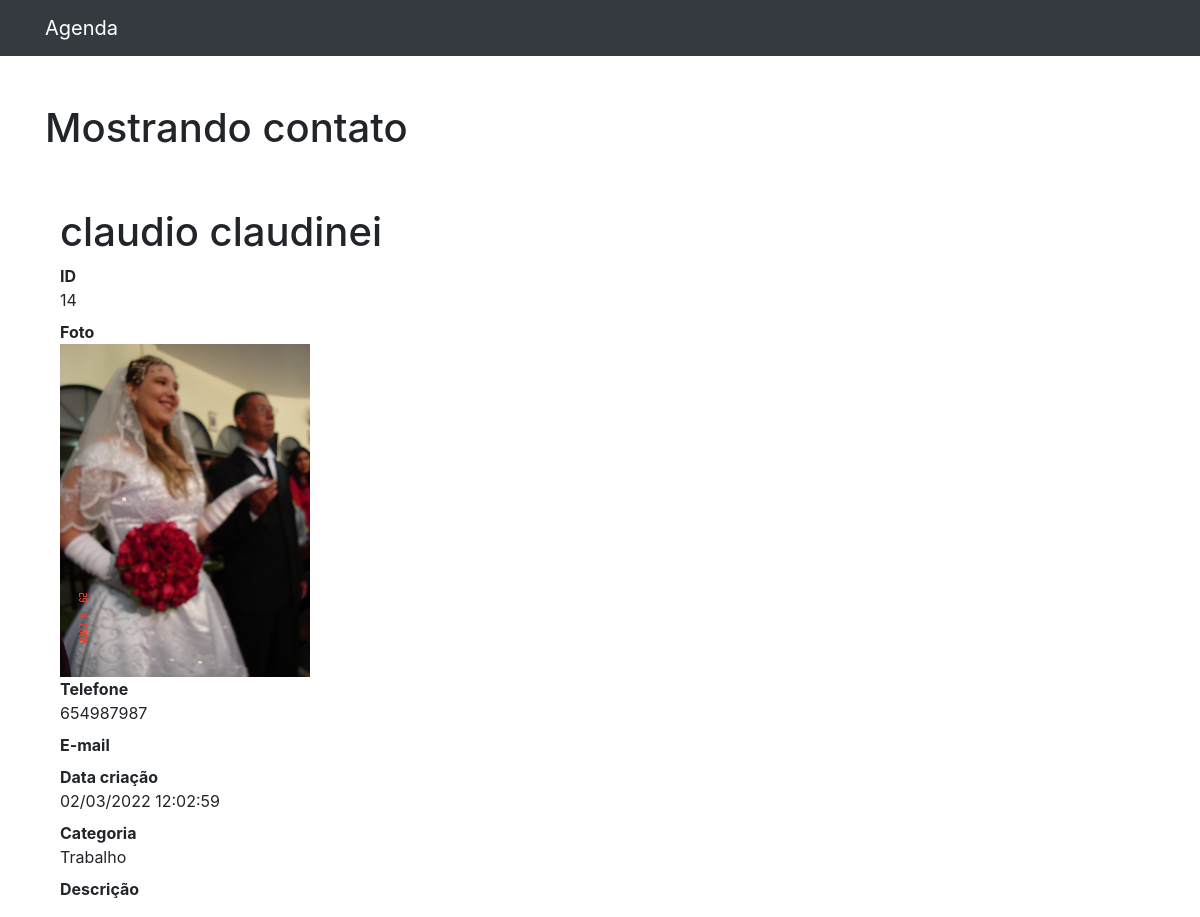
Screenshot of /contato/14 (signed in) with the database file from the repository.
### contatos/models.py (models this page shows, shortened)
class Contato(models.Model):
    nome = models.CharField(max_length=255)
    sobrenome = models.CharField(max_length=255, blank=True)
    telefone = models.CharField(max_length=255)
    email = models.CharField(max_length=255, blank=True)
    data_criacao = models.DateTimeField(default=timezone.now)
    descricao = models.TextField(blank=True)
    show_on_list = models.BooleanField(default=True)
    categoria = models.ForeignKey(Categoria, on_delete=models.DO_NOTHING)
    foto = models.ImageField(blank=True, upload_to='fotos/%Y/%m/%d')

class Categoria(models.Model):
    nome_categoria = models.CharField(max_length=255)
    def __str__(self):
        return self.nome_categoria

### contatos/views.py (the view)
# urls.py: path('contato/<int:id>', views.show, name='contato/show'),
@login_required(redirect_field_name='login')
def show(request, id):
    contato = get_object_or_404(Contato, id=id)
    if not contato.show_on_list:
        raise Http404()
    return render(request, 'contatos/show.html', {'contato': contato})

### contatos/templates/contatos/show.html (shortened to what this page needs)
{% extends 'base.html' %}
{% block conteudo%}
<h1 class="mt-5">Mostrando contato</h1>
<div class="container">
    <div class="row">
      <div class="col-lg-12">
        <h1 class="mt-5">{{contato.nome}} {{contato.sobrenome}}</h1>
        <dl>
          <dt>ID</dt>
          <dd>{{contato.id}}</dd>
          {% if contato.foto %}
            <dt>Foto</dt>
            <div>
              <img src="{{contato.foto.url}}" alt="Foto" style="max-width: 250px">
            </div>
          {%endif%}
          <dt>Telefone</dt>
          <dd>{{contato.telefone}}</dd>
          <dt>E-mail</dt>
          <dt>Data criação</dt>
          <dd>{{contato.data_criacao|date:'d/m/Y H:i:s'}}</dd>
          <dt>Categoria</dt>
          <dd>{{contato.categoria}}</dd>
          <dt>Descrição</dt>
        </dl>
      </div>
    </div>
  </div>
{%endblock%}

### rows the page displays
Contato: nome "claudio", sobrenome "claudinei", id "14", foto (picture), telefone "654987987", data_criacao "02/03/2022 12:02:59", categoria "Trabalho"
